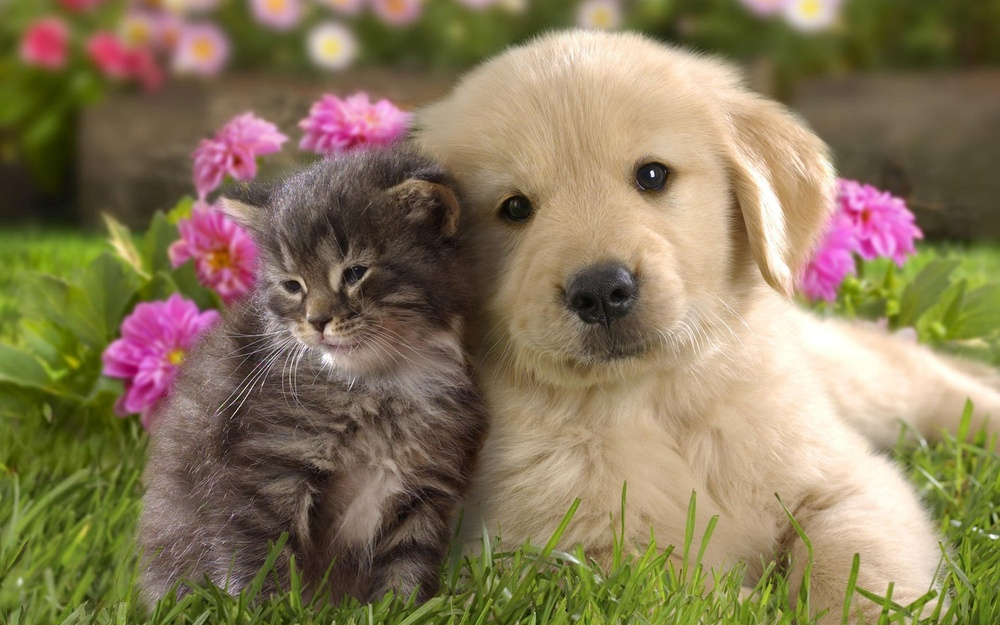
#> input picture praktich/19/hishniki.jpg, 1000 x 625 px, shrunk from 1920 x 1200 before the run, found by its file name
$ python 3.py
#> lines starting #> are read from the running program, lines starting #| are printed output that depends on the picture
from PIL import Image
ris = Image.open("p19\hishniki.jpg")
#> ris is the input picture: PIL image 1000x625 RGB; mean R, G, B 136, 120.9, 90.1
width, height = ris.size
#> width = 1000; height = 625
image = Image.new("RGB", (width, height))
#> image: PIL image 1000x625 RGB; every value is 0
for y in range(height):
    for x in range(width):
        xl = ris.getpixel((x, y))
        red, green, blue = xl

        min_rgb = min(red, green, blue)
        max_rgb2 = max(red, green, blue)

        new_red = min_rgb
        new_green = green
        new_blue = max_rgb2

        image.putpixel((x, height - y - 1), (new_red, new_green, new_blue))
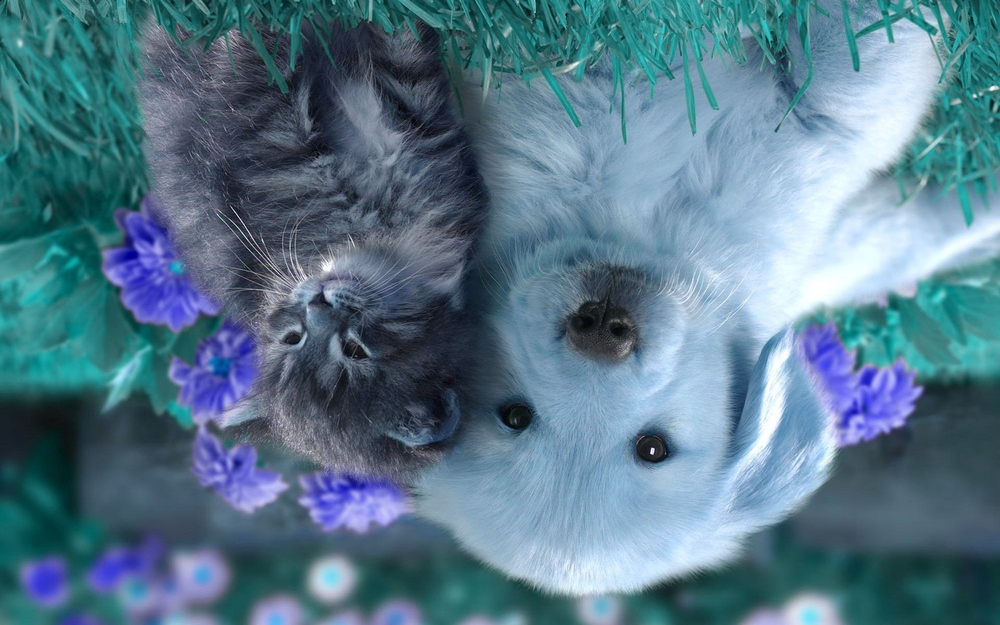
#> image: PIL image 1000x625 RGB; mean R, G, B 87.1, 120.9, 139.2
image = image.transpose(Image.ROTATE_180)
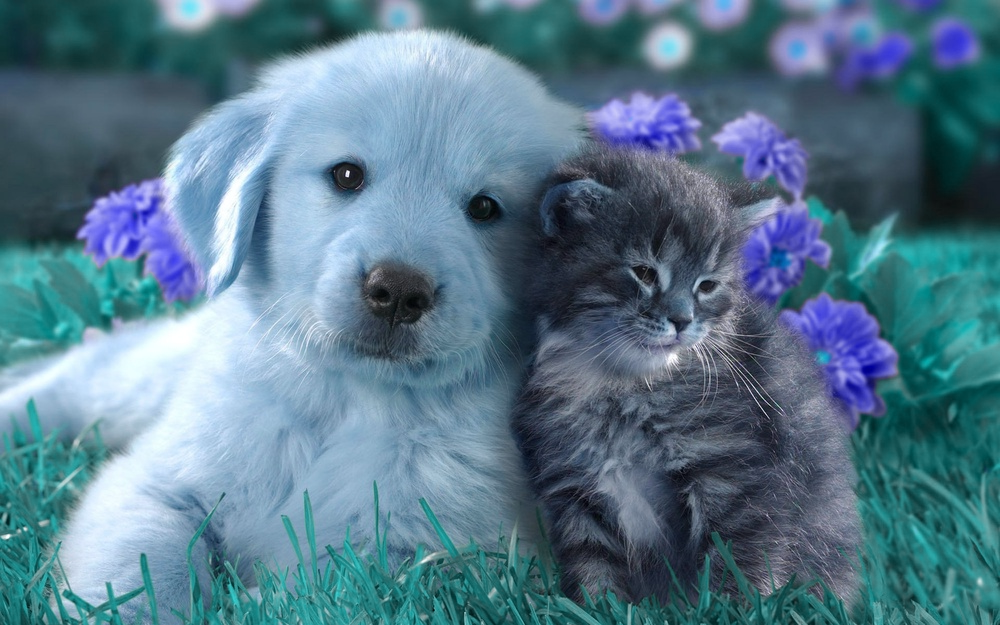
#> image: PIL image 1000x625 RGB; mean R, G, B 87.1, 120.9, 139.2
image.save("p19\hishniki2.jpg")
image.show()

$ run again, with praktich/19/city.jpg copied over praktich/19/hishniki.jpg
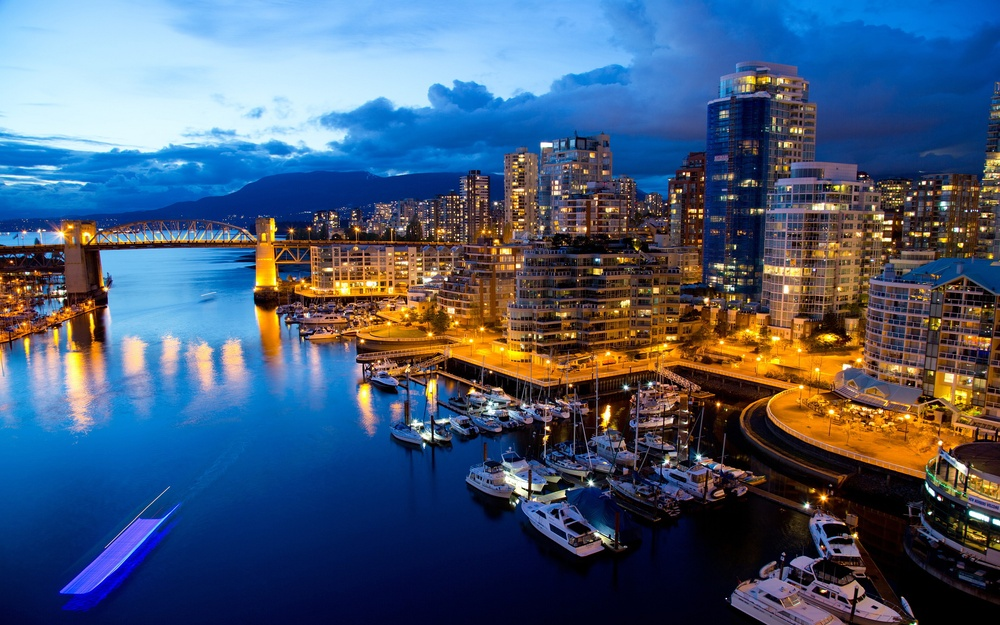
#> input picture praktich/19/city.jpg, 1000 x 625 px, shrunk from 2880 x 1800 before the run, found by its file name
#> ris is the input picture: PIL image 1000x625 RGB; mean R, G, B 71.6, 90.5, 117.2
#> after the loop `for y in range(height):`:
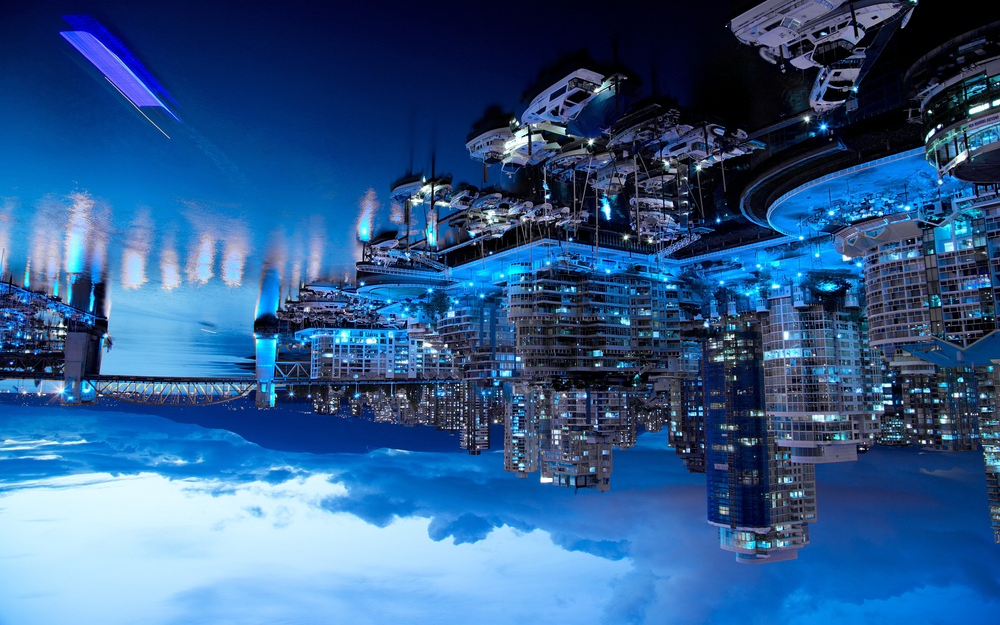
#> image: PIL image 1000x625 RGB; mean R, G, B 49, 90.5, 138.9
#> `image = image.transpose(Image.ROTATE_180)`:
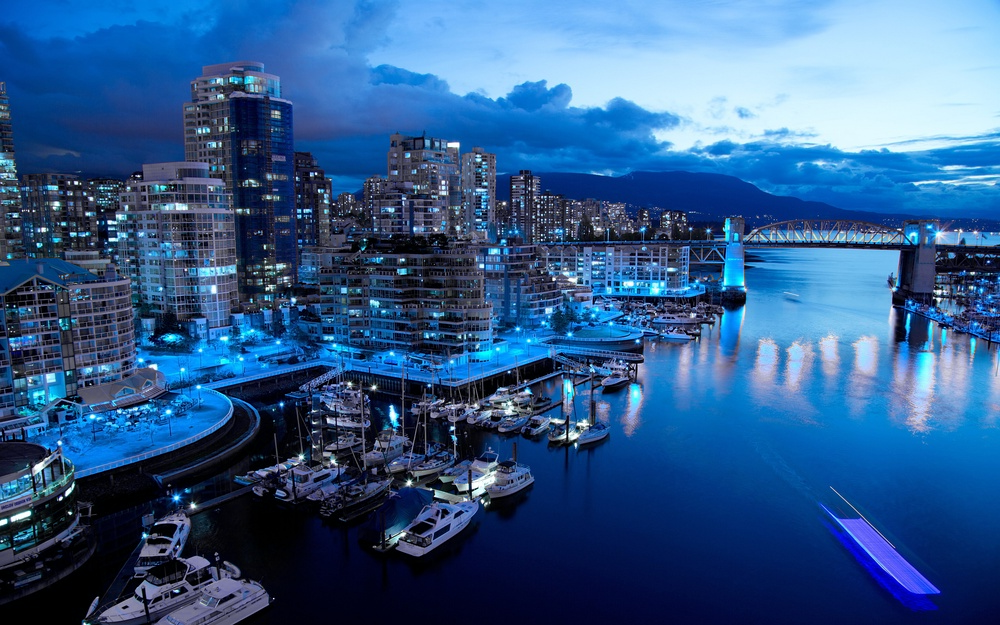
#> image: PIL image 1000x625 RGB; mean R, G, B 49, 90.5, 138.9

$ run again, with praktich/19/dag.jpg copied over praktich/19/hishniki.jpg
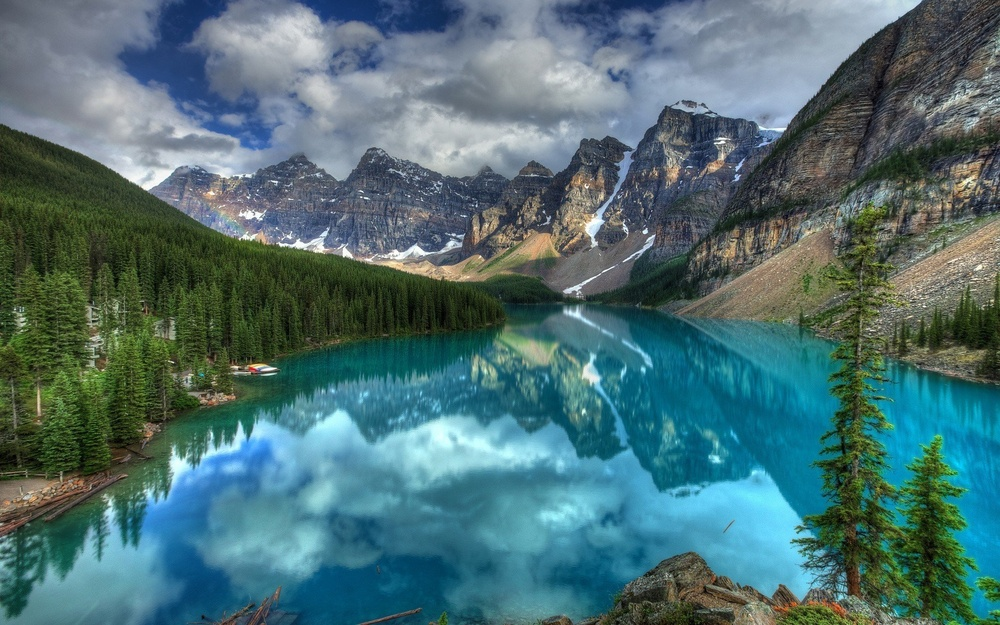
#> input picture praktich/19/dag.jpg, 1000 x 625 px, shrunk from 1920 x 1200 before the run, found by its file name
#> ris is the input picture: PIL image 1000x625 RGB; mean R, G, B 77.2, 111.5, 114.9
#> after the loop `for y in range(height):`:
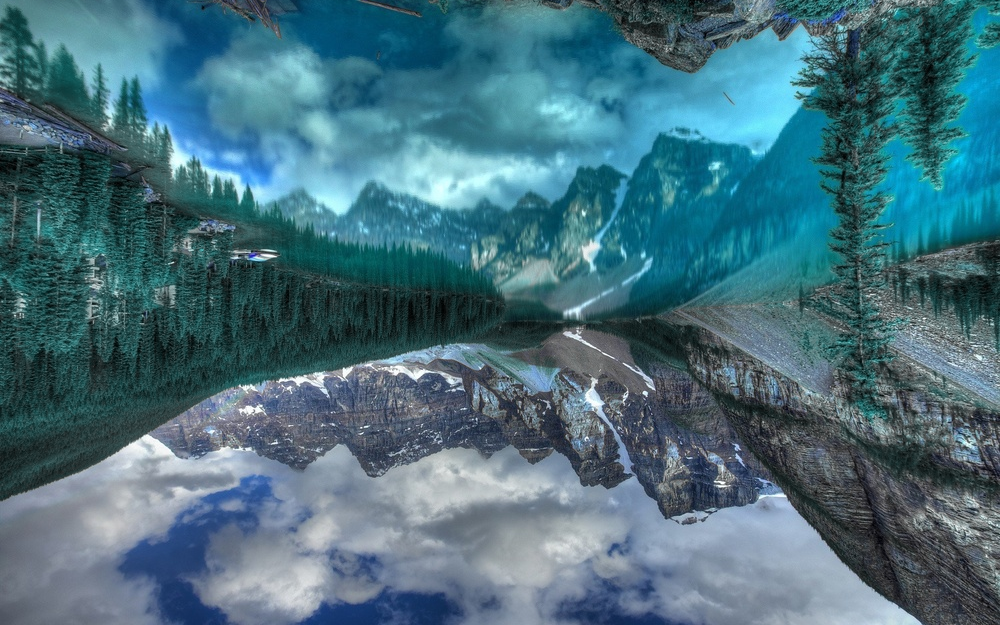
#> image: PIL image 1000x625 RGB; mean R, G, B 71.4, 111.5, 125
#> `image = image.transpose(Image.ROTATE_180)`:
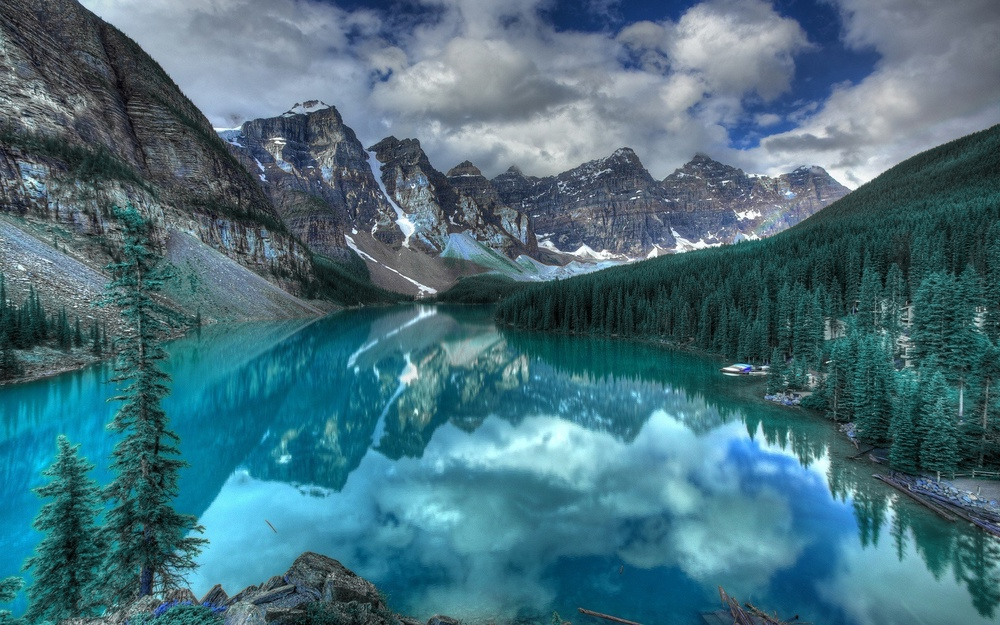
#> image: PIL image 1000x625 RGB; mean R, G, B 71.4, 111.5, 125
